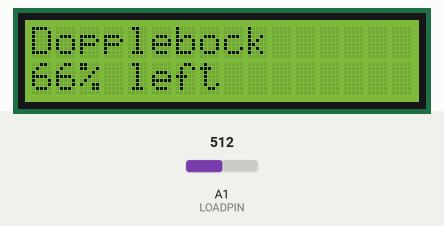
Simulated run of this sketch. Board: Arduino Uno, built with avr-gcc and run on an emulated ATmega328P. On the bench: 16×2 character LCD. The inputs (shaded band) are chosen by the test bench; at power-on: A1 (LOADPIN) = 512.

Above: at 2.2 s.
2.3 s: A1 (LOADPIN) set to 716
At 3.2 s:
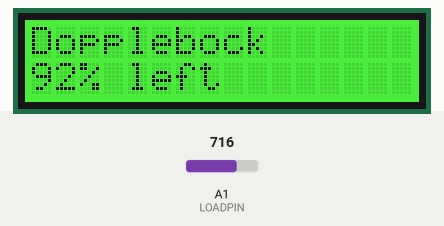
5.3 s: A1 (LOADPIN) set to 900
At 6.8 s:
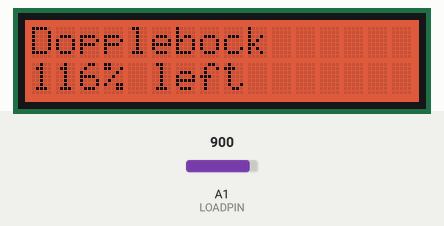
8.3 s: A1 (LOADPIN) set to 1023
At 9.0 s:
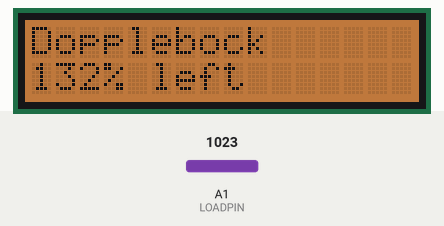
11.3 s: A1 (LOADPIN) set to 900
At 12.4 s:
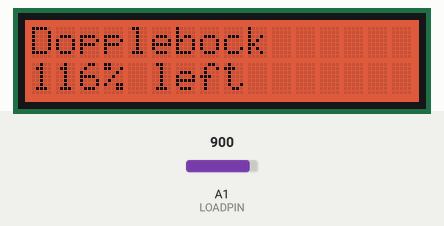
14.3 s: A1 (LOADPIN) set to 1023
At 15.8 s:
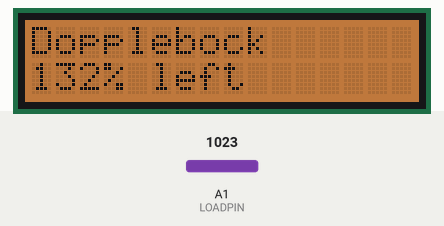
17.3 s: A1 (LOADPIN) set to 900
At 18.0 s:
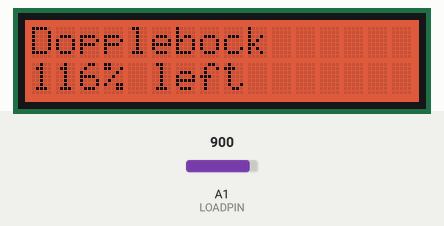
Timing chart, 0 to 20.3 s (numbered marks = the images above; inputs shaded):
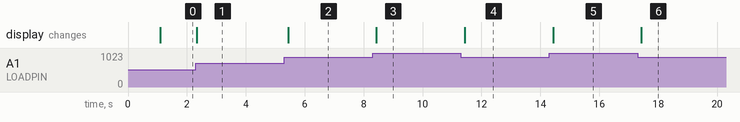

The sketch:

beer_weight.ino
```cpp
#include <Wire.h>
#include "rgb_lcd.h"
#define FULL_LOAD 775 //This will change with whatever a full keg on the load cell is
#define EMPTY_LOAD 0  //This will change to whatever an empty keg on the load cell is
#define FULL_COLOR 255
#define LOADPIN A1
#define BEER_NAME "Dopplebock"
#define LINE_CLEAR "                " //16 Spaces for length of display
rgb_lcd lcd;

const int colorR = 255;
const int colorG = 0;
const int colorB = 0;
void set_color_slider( long load){

  /*Full should be all green and empty should be all red. Blue shouldn't be involved*/
  int scaled = (load *  FULL_COLOR)/ FULL_LOAD ;
  lcd.setRGB(FULL_COLOR - scaled, scaled, 0);
}

void clear_second_line(){ //Not sure this is the best way to do this
  lcd.setCursor(0,1);
  lcd.print(LINE_CLEAR);
}
void setup()
{
    // set up the LCD's number of columns and rows:
    lcd.begin(16, 2);

    // Print a message to the top row of the LCD.
    lcd.print(BEER_NAME);

    //Setup the Load Cell (Right now it is a photoresistor shhhhhh...)

    delay(1000);
}

void loop()
{
    long load;
    load = analogRead(LOADPIN);
    set_color_slider(load);
    clear_second_line();
    lcd.setCursor(0,1); //Onto Second line so we don't override the name
    lcd.print( (load * 100) / FULL_LOAD );
    lcd.print("% left");
    delay(100);
}
```

Measured:
- after the input at 2.3 s, the display: changes at once (image 1)
- after the input at 5.3 s, the display: changes after 0.14 s (image 2)
- after the input at 8.3 s, the display: changes after 0.13 s (image 3)
- after the input at 11.3 s, the display: changes after 0.13 s (image 4)
- after the input at 14.3 s, the display: changes after 0.13 s (image 5)
- after the input at 17.3 s, the display: changes after 0.13 s (image 6)
